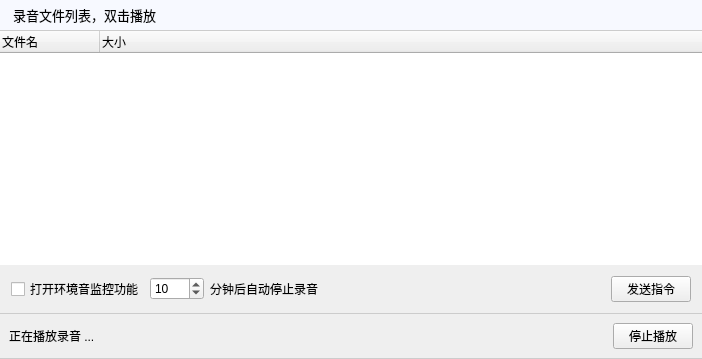
<?xml version="1.0" encoding="UTF-8"?>
<ui version="4.0">
 <class>RecordDlg</class>
 <widget class="QFrame" name="RecordDlg">
  <property name="geometry">
   <rect>
    <x>0</x>
    <y>0</y>
    <width>702</width>
    <height>359</height>
   </rect>
  </property>
  <property name="windowTitle">
   <string>RecordDlg</string>
  </property>
  <layout class="QVBoxLayout" name="verticalLayout_2">
   <property name="spacing">
    <number>0</number>
   </property>
   <property name="margin">
    <number>0</number>
   </property>
   <item>
    <widget class="QFrame" name="frame">
     <layout class="QVBoxLayout" name="verticalLayout">
      <property name="spacing">
       <number>0</number>
      </property>
      <property name="margin">
       <number>0</number>
      </property>
      <item>
       <widget class="QLabel" name="label">
        <property name="sizePolicy">
         <sizepolicy hsizetype="Expanding" vsizetype="Preferred">
          <horstretch>0</horstretch>
          <verstretch>0</verstretch>
         </sizepolicy>
        </property>
        <property name="styleSheet">
         <string notr="true">QLabel
{
	font-family:&quot;Microsoft Yahei&quot;;
	font-size:13px;
	background-color:rgb(247,249,255);;
	color:black;
	min-height:30px;
	padding-left:10px;
	border:0px solid #cccccc;
	border-bottom-width:1px;
	border-top-width:0px;
}</string>
        </property>
        <property name="text">
         <string>录音文件列表，双击播放</string>
        </property>
       </widget>
      </item>
      <item>
       <widget class="QTreeWidget" name="trRecordList">
        <property name="frameShape">
         <enum>QFrame::NoFrame</enum>
        </property>
        <property name="indentation">
         <number>0</number>
        </property>
        <column>
         <property name="text">
          <string>文件名</string>
         </property>
        </column>
        <column>
         <property name="text">
          <string>大小</string>
         </property>
        </column>
       </widget>
      </item>
      <item>
       <widget class="QFrame" name="frame_2">
        <property name="frameShape">
         <enum>QFrame::NoFrame</enum>
        </property>
        <property name="frameShadow">
         <enum>QFrame::Raised</enum>
        </property>
        <layout class="QHBoxLayout" name="horizontalLayout_2">
         <item>
          <widget class="QCheckBox" name="chkOpen">
           <property name="text">
            <string>打开环境音监控功能</string>
           </property>
          </widget>
         </item>
         <item>
          <widget class="QSpinBox" name="spnStopInterval">
           <property name="maximum">
            <number>9999</number>
           </property>
           <property name="value">
            <number>10</number>
           </property>
          </widget>
         </item>
         <item>
          <widget class="QLabel" name="label_3">
           <property name="text">
            <string>分钟后自动停止录音</string>
           </property>
          </widget>
         </item>
         <item>
          <spacer name="horizontalSpacer_2">
           <property name="orientation">
            <enum>Qt::Horizontal</enum>
           </property>
           <property name="sizeHint" stdset="0">
            <size>
             <width>40</width>
             <height>20</height>
            </size>
           </property>
          </spacer>
         </item>
         <item>
          <widget class="QPushButton" name="btnSetting">
           <property name="text">
            <string>发送指令</string>
           </property>
          </widget>
         </item>
        </layout>
       </widget>
      </item>
     </layout>
    </widget>
   </item>
   <item>
    <widget class="QFrame" name="bottom_bar">
     <property name="styleSheet">
      <string notr="true">QFrame#bottom_bar
{
	border:0px solid #cccccc;
	border-top-width:1px;
	border-bottom-width:1px;
}</string>
     </property>
     <layout class="QHBoxLayout" name="horizontalLayout">
      <property name="margin">
       <number>9</number>
      </property>
      <item>
       <widget class="QLabel" name="lbStatus">
        <property name="text">
         <string>正在播放录音 ...</string>
        </property>
       </widget>
      </item>
      <item>
       <spacer name="horizontalSpacer">
        <property name="orientation">
         <enum>Qt::Horizontal</enum>
        </property>
        <property name="sizeHint" stdset="0">
         <size>
          <width>40</width>
          <height>20</height>
         </size>
        </property>
       </spacer>
      </item>
      <item>
       <widget class="QPushButton" name="btnStopRecord">
        <property name="text">
         <string>停止播放</string>
        </property>
       </widget>
      </item>
     </layout>
    </widget>
   </item>
  </layout>
 </widget>
 <layoutdefault spacing="6" margin="11"/>
 <resources/>
 <connections/>
</ui>
